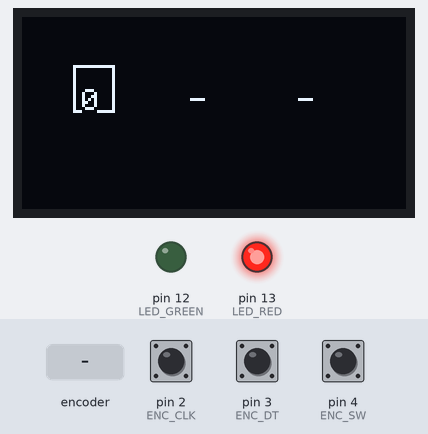
A sketch run on a simulated Arduino Uno, built with avr-gcc and run on an emulated ATmega328P. On the bench: 128×64 one-colour display, output pins drawn as LEDs (lit = HIGH). Wiring (from diagram.json): SSD1306 OLED at I2C address 0x3C. The inputs (shaded band) are chosen by the test bench; at power-on: pin 4 (ENC_SW) HIGH, pin 2 (ENC_CLK) HIGH, pin 3 (ENC_DT) HIGH. What the sketch prints to the serial monitor is not drawn.

Above: at 1.4 s.
1.5 s: pin 4 (ENC_SW) pulled LOW for 0.15 s
At 2.1 s:
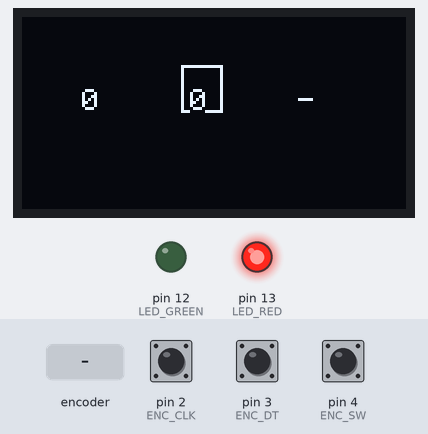
3.1 s: pin 4 (ENC_SW) pulled LOW for 1 s
At 3.5 s:
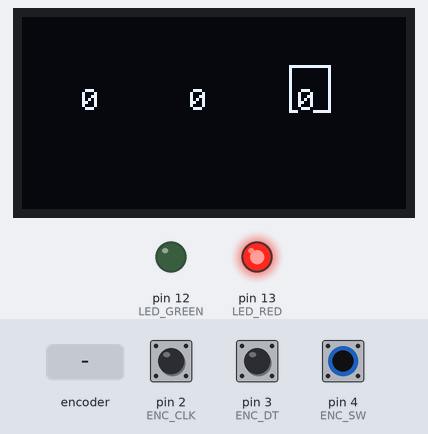
5.6 s: rotary encoder on pin 2 (ENC_CLK) / pin 3 (ENC_DT) turned 3 steps (first pin leading)
At 7.0 s:
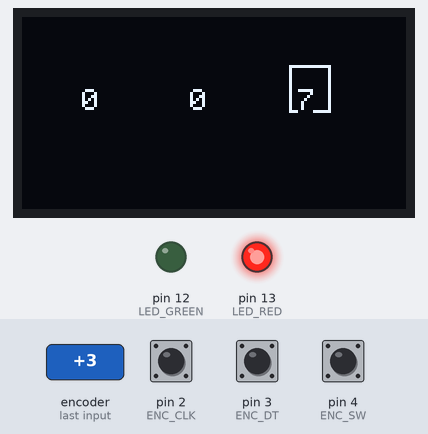
7.7 s: pin 4 (ENC_SW) pulled LOW for 0.15 s
At 8.4 s:
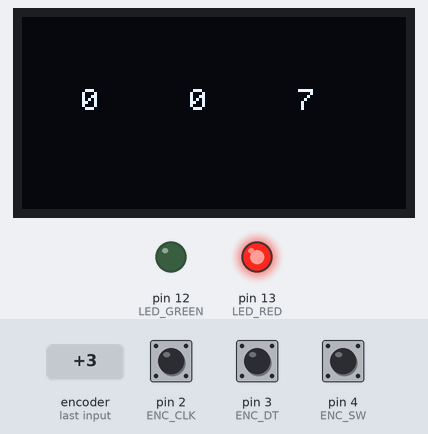
11.8 s: rotary encoder on pin 2 (ENC_CLK) / pin 3 (ENC_DT) turned 1 step (first pin leading)
At 12.2 s:
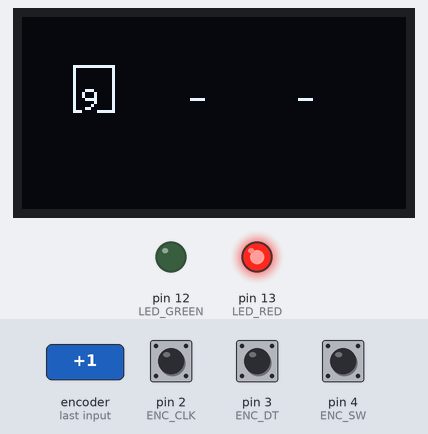
Timing chart, 0 to 14.5 s (numbered marks = the images above; inputs shaded):
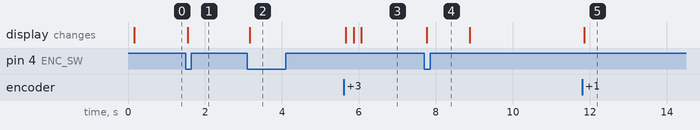

The sketch:

sketch.ino
```cpp
// ============================================================
//  COMBO SAFE — SparkBench Security Demo
// ============================================================
//
//  A 3-digit combination safe using a rotary encoder and
//  SSD1306 OLED display. Turn the dial to select each digit,
//  press the encoder button to confirm.
//
//  This firmware contains INTENTIONAL VULNERABILITIES for
//  demonstrating SparkBench-CI's SparkyFuzzer:
//
//  [VULN 1] Timing side-channel in combo verification
//           — each correct digit adds a measurable delay
//  [VULN 2] Lockout counter uses uint8_t — overflows at 255
//           attempts, resetting the lockout
//  [VULN 3] Serial debug backdoor — sending "DEBUG" over
//           serial dumps internal state including the combo
//
// ============================================================

#include <Wire.h>

// --- Pin assignments ---
#define ENC_CLK   2   // Encoder CLK (INT0)
#define ENC_DT    3   // Encoder DT  (INT1)
#define ENC_SW    4   // Encoder button
#define LED_GREEN 12  // Unlocked indicator
#define LED_RED   13  // Locked indicator

// --- SSD1306 raw I2C driver (no Adafruit lib needed) ---
#define OLED_ADDR 0x3C
#define OLED_WIDTH 128
#define OLED_HEIGHT 64
#define OLED_PAGES (OLED_HEIGHT / 8)

// Simple 5x7 font for digits 0-9 and a few chars
const uint8_t FONT_5X7[][5] PROGMEM = {
  {0x3E,0x51,0x49,0x45,0x3E}, // 0
  {0x00,0x42,0x7F,0x40,0x00}, // 1
  {0x42,0x61,0x51,0x49,0x46}, // 2
  {0x21,0x41,0x45,0x4B,0x31}, // 3
  {0x18,0x14,0x12,0x7F,0x10}, // 4
  {0x27,0x45,0x45,0x45,0x39}, // 5
  {0x3C,0x4A,0x49,0x49,0x30}, // 6
  {0x01,0x71,0x09,0x05,0x03}, // 7
  {0x36,0x49,0x49,0x49,0x36}, // 8
  {0x06,0x49,0x49,0x29,0x1E}, // 9
};

// Screen buffer (1024 bytes = 128 * 8 pages)
uint8_t screenBuf[OLED_WIDTH * OLED_PAGES];

void oledCmd(uint8_t cmd) {
  Wire.beginTransmission(OLED_ADDR);
  Wire.write(0x00);
  Wire.write(cmd);
  Wire.endTransmission();
}

void oledCmd2(uint8_t cmd, uint8_t arg) {
  Wire.beginTransmission(OLED_ADDR);
  Wire.write(0x00);
  Wire.write(cmd);
  Wire.write(arg);
  Wire.endTransmission();
}

void oledInit() {
  Wire.begin();
  oledCmd(0xAE);         // display off
  oledCmd2(0x20, 0x00);  // horizontal addressing mode
  oledCmd(0xAF);         // display on
}

void oledFlush() {
  // Set column and page range
  Wire.beginTransmission(OLED_ADDR);
  Wire.write(0x00);
  Wire.write(0x21); Wire.write(0); Wire.write(127);
  Wire.write(0x22); Wire.write(0); Wire.write(7);
  Wire.endTransmission();

  // Send buffer in 16-byte chunks (Wire buffer limit)
  for (int i = 0; i < 1024; i += 16) {
    Wire.beginTransmission(OLED_ADDR);
    Wire.write(0x40);  // data mode
    for (int j = 0; j < 16; j++) {
      Wire.write(screenBuf[i + j]);
    }
    Wire.endTransmission();
  }
}

void oledClear() {
  memset(screenBuf, 0, sizeof(screenBuf));
}

// Draw a character at pixel position (x, page)
void oledDrawChar(int x, int page, char c) {
  if (c >= '0' && c <= '9') {
    int idx = c - '0';
    for (int col = 0; col < 5; col++) {
      if (x + col < OLED_WIDTH) {
        screenBuf[page * OLED_WIDTH + x + col] = pgm_read_byte(&FONT_5X7[idx][col]);
      }
    }
  } else if (c == '-') {
    for (int col = 0; col < 5; col++) {
      if (x + col < OLED_WIDTH) {
        screenBuf[page * OLED_WIDTH + x + col] = 0x08;
      }
    }
  } else if (c == ' ') {
    // blank
  }
}

// Draw a string at pixel position (x, page)
void oledDrawStr(int x, int page, const char* str) {
  while (*str) {
    oledDrawChar(x, page, *str);
    x += 6;
    str++;
  }
}

// Draw a box outline around a digit position
void oledDrawBox(int x, int page, int w, int h) {
  // Top edge
  for (int i = 0; i < w; i++) {
    if (x + i < OLED_WIDTH) screenBuf[page * OLED_WIDTH + x + i] |= 0x01;
  }
  // Bottom edge
  int bottomPage = page + h - 1;
  if (bottomPage < OLED_PAGES) {
    for (int i = 0; i < w; i++) {
      if (x + i < OLED_WIDTH) screenBuf[bottomPage * OLED_WIDTH + x + i] |= 0x80;
    }
  }
  // Left/right edges
  for (int p = page; p < page + h && p < OLED_PAGES; p++) {
    if (x < OLED_WIDTH) screenBuf[p * OLED_WIDTH + x] |= 0xFF;
    if (x + w - 1 < OLED_WIDTH) screenBuf[p * OLED_WIDTH + x + w - 1] |= 0xFF;
  }
}

// --- Safe state ---
const int SECRET_COMBO[3] = {7, 3, 9};
int enteredDigits[3] = {0, 0, 0};
int currentDigit = 0;
int dialValue = 0;
bool locked = true;

// [VULN 2] uint8_t overflows at 255 → resets lockout
uint8_t failCount = 0;
bool lockedOut = false;
#define MAX_ATTEMPTS 5

// --- Encoder state ---
volatile int encoderPos = 0;
int lastEncoderPos = 0;
bool lastButtonState = HIGH;
unsigned long lastButtonPress = 0;

// --- Serial input buffer ---
char serialBuf[16];
int serialBufIdx = 0;

// --- Forward declarations ---
void readEncoder();
void drawSafeScreen();
void handleUnlockAttempt();
void resetSafe();
void processSerialInput();

void setup() {
  Serial.begin(115200);
  Serial.println("=== COMBO SAFE v1.0 ===");
  Serial.println("Turn encoder to select digit, press to confirm.");
  Serial.println("Enter 3 digits to unlock the safe.");

  pinMode(ENC_CLK, INPUT_PULLUP);
  pinMode(ENC_DT, INPUT_PULLUP);
  pinMode(ENC_SW, INPUT_PULLUP);
  pinMode(LED_GREEN, OUTPUT);
  pinMode(LED_RED, OUTPUT);

  digitalWrite(LED_RED, HIGH);
  digitalWrite(LED_GREEN, LOW);

  oledInit();

  attachInterrupt(digitalPinToInterrupt(ENC_CLK), readEncoder, FALLING);

  delay(100);
  drawSafeScreen();
}

void readEncoder() {
  // At CLK falling edge: DT LOW = CW, DT HIGH = CCW
  // (matches SparkBench encoder sim quadrature)
  if (digitalRead(ENC_DT) == LOW) {
    encoderPos++;
  } else {
    encoderPos--;
  }
}

void drawSafeScreen() {
  oledClear();

  // Title row (page 0)
  char titleBuf[22];
  if (lockedOut) {
    oledDrawStr(0, 0, "LOCKED OUT");
  } else if (locked) {
    oledDrawStr(0, 0, "ENTER COMBO");
  } else {
    oledDrawStr(0, 0, "UNLOCKED");
  }

  // Draw the 3 digit boxes (pages 2-4)
  for (int i = 0; i < 3; i++) {
    int x = 20 + i * 36;

    // Active digit box
    if (i == currentDigit && locked && !lockedOut) {
      oledDrawBox(x - 3, 2, 14, 2);
    }

    char digit;
    if (i < currentDigit) {
      digit = '0' + enteredDigits[i];
    } else if (i == currentDigit && locked) {
      digit = '0' + dialValue;
    } else {
      digit = '-';
    }
    oledDrawChar(x, 3, digit);
  }

  // Status row (page 6)
  if (!locked) {
    oledDrawStr(0, 6, "ACCESS GRANTED");
  } else if (lockedOut) {
    oledDrawStr(0, 6, "TRY LATER");
  }

  oledFlush();
}

// [VULN 1] Timing side-channel: each correct digit adds 50ms delay
bool checkCombo() {
  unsigned long startTime = millis();

  for (int i = 0; i < 3; i++) {
    if (enteredDigits[i] != SECRET_COMBO[i]) {
      unsigned long elapsed = millis() - startTime;
      Serial.print("[check] WRONG combo — elapsed ");
      Serial.print(elapsed);
      Serial.println("ms");
      return false;
    }
    delay(50);
  }

  unsigned long elapsed = millis() - startTime;
  Serial.print("[check] CORRECT combo — elapsed ");
  Serial.print(elapsed);
  Serial.println("ms");
  return true;
}

void handleUnlockAttempt() {
  Serial.print("[attempt] Entered: ");
  Serial.print(enteredDigits[0]);
  Serial.print(enteredDigits[1]);
  Serial.println(enteredDigits[2]);

  if (checkCombo()) {
    locked = false;
    lockedOut = false;
    digitalWrite(LED_GREEN, HIGH);
    digitalWrite(LED_RED, LOW);
    Serial.println("[safe] UNLOCKED!");
  } else {
    failCount++;
    Serial.print("[safe] Failed attempts: ");
    Serial.println(failCount);

    if (failCount >= MAX_ATTEMPTS) {
      lockedOut = true;
      Serial.println("[safe] LOCKOUT ENGAGED");
    }
  }

  drawSafeScreen();
}

void resetSafe() {
  currentDigit = 0;
  dialValue = 0;
  enteredDigits[0] = enteredDigits[1] = enteredDigits[2] = 0;
  encoderPos = 0;
  lastEncoderPos = 0;

  if (!lockedOut) {
    drawSafeScreen();
  }
}

// [VULN 3] Debug backdoor — "DEBUG" over serial leaks combo
void processSerialInput() {
  while (Serial.available()) {
    char c = Serial.read();
    if (c == '\n' || c == '\r') {
      serialBuf[serialBufIdx] = '\0';

      if (strcmp(serialBuf, "DEBUG") == 0) {
        Serial.println("[debug] === INTERNAL STATE ===");
        Serial.print("[debug] combo=");
        Serial.print(SECRET_COMBO[0]);
        Serial.print(SECRET_COMBO[1]);
        Serial.println(SECRET_COMBO[2]);
        Serial.print("[debug] failCount=");
        Serial.println(failCount);
        Serial.print("[debug] locked=");
        Serial.println(locked);
        Serial.print("[debug] lockedOut=");
        Serial.println(lockedOut);
        Serial.println("[debug] === END STATE ===");
      } else if (strcmp(serialBuf, "RESET") == 0) {
        locked = true;
        lockedOut = false;
        failCount = 0;
        digitalWrite(LED_RED, HIGH);
        digitalWrite(LED_GREEN, LOW);
        resetSafe();
        Serial.println("[safe] Reset complete");
      }

      serialBufIdx = 0;
    } else if (serialBufIdx < 15) {
      serialBuf[serialBufIdx++] = c;
    }
  }
}

void loop() {
  processSerialInput();

  if (lockedOut || !locked) {
    delay(50);
    return;
  }

  // --- Encoder rotation ---
  int newPos = encoderPos;
  if (newPos != lastEncoderPos) {
    int diff = newPos - lastEncoderPos;
    lastEncoderPos = newPos;

    dialValue += diff;
    while (dialValue < 0) dialValue += 10;
    dialValue = dialValue % 10;

    drawSafeScreen();
  }

  // --- Encoder button ---
  bool buttonState = digitalRead(ENC_SW);
  if (buttonState == LOW && lastButtonState == HIGH) {
    if (millis() - lastButtonPress > 200) {
      lastButtonPress = millis();

      enteredDigits[currentDigit] = dialValue;
      Serial.print("[input] Digit ");
      Serial.print(currentDigit + 1);
      Serial.print(" = ");
      Serial.println(dialValue);

      currentDigit++;
      dialValue = 0;
      encoderPos = 0;
      lastEncoderPos = 0;

      if (currentDigit >= 3) {
        handleUnlockAttempt();
        if (locked) {
          delay(1000);
          resetSafe();
        }
      } else {
        drawSafeScreen();
      }
    }
  }
  lastButtonState = buttonState;

  delay(5);
}
```

Measured:
- after the input at 1.5 s, the display: changes after 0.05 s (image 1)
- after the input at 3.1 s, the display: changes after 0.06 s (image 2)
- after the input at 5.6 s, the display: first changes after 0.06 s (image 3 shows a later state)
- after the input at 7.7 s, the display: changes after 0.07 s (image 4)
- after the input at 11.8 s, the display: changes after 0.05 s (image 5)
